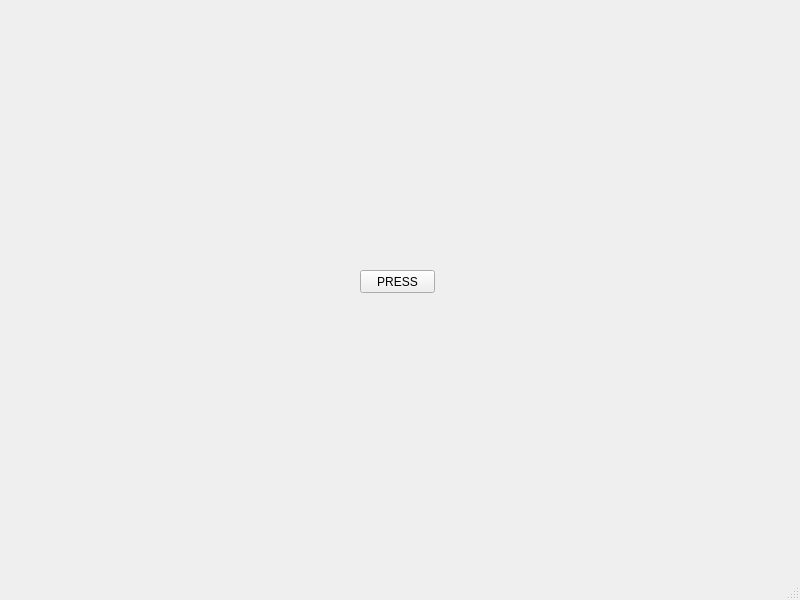
<?xml version="1.0" encoding="UTF-8"?>
<ui version="4.0">
 <class>MainWindow</class>
 <widget class="QMainWindow" name="MainWindow">
  <property name="geometry">
   <rect>
    <x>0</x>
    <y>0</y>
    <width>800</width>
    <height>600</height>
   </rect>
  </property>
  <property name="windowTitle">
   <string>MainWindow</string>
  </property>
  <widget class="QWidget" name="centralwidget">
   <widget class="QPushButton" name="pushButton">
    <property name="geometry">
     <rect>
      <x>360</x>
      <y>270</y>
      <width>75</width>
      <height>23</height>
     </rect>
    </property>
    <property name="text">
     <string>PRESS</string>
    </property>
   </widget>
  </widget>
  <widget class="QMenuBar" name="menubar">
   <property name="geometry">
    <rect>
     <x>0</x>
     <y>0</y>
     <width>800</width>
     <height>21</height>
    </rect>
   </property>
  </widget>
  <widget class="QStatusBar" name="statusbar"/>
 </widget>
 <resources/>
 <connections/>
</ui>
